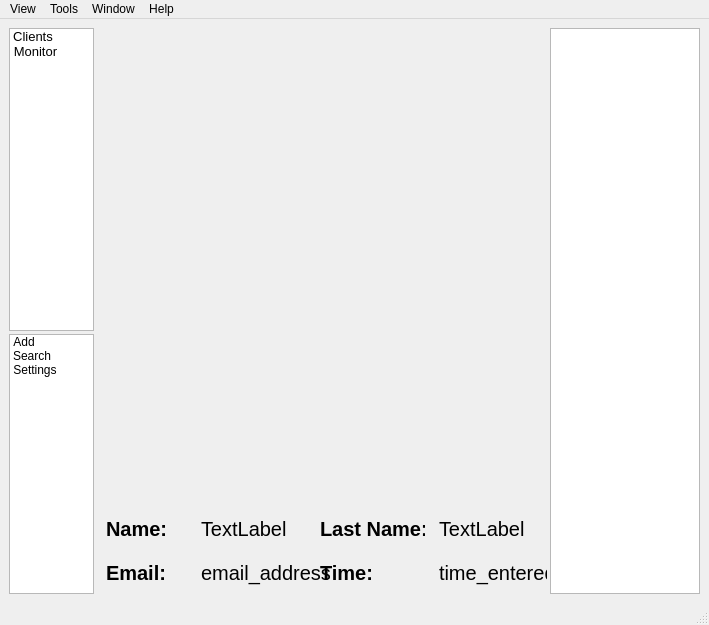
<?xml version="1.0" encoding="UTF-8"?>
<ui version="4.0">
 <class>MainWindow</class>
 <widget class="QMainWindow" name="MainWindow">
  <property name="geometry">
   <rect>
    <x>0</x>
    <y>0</y>
    <width>709</width>
    <height>625</height>
   </rect>
  </property>
  <property name="minimumSize">
   <size>
    <width>0</width>
    <height>600</height>
   </size>
  </property>
  <property name="windowTitle">
   <string>MainWindow</string>
  </property>
  <widget class="QWidget" name="centralwidget">
   <layout class="QHBoxLayout" name="horizontalLayout_2">
    <property name="spacing">
     <number>3</number>
    </property>
    <property name="leftMargin">
     <number>9</number>
    </property>
    <property name="rightMargin">
     <number>9</number>
    </property>
    <property name="bottomMargin">
     <number>9</number>
    </property>
    <item>
     <layout class="QVBoxLayout" name="verticalLayout_12" stretch="1,0">
      <item>
       <widget class="QListWidget" name="listWidget">
        <property name="enabled">
         <bool>true</bool>
        </property>
        <property name="sizePolicy">
         <sizepolicy hsizetype="Expanding" vsizetype="Expanding">
          <horstretch>0</horstretch>
          <verstretch>0</verstretch>
         </sizepolicy>
        </property>
        <property name="minimumSize">
         <size>
          <width>85</width>
          <height>250</height>
         </size>
        </property>
        <property name="maximumSize">
         <size>
          <width>85</width>
          <height>16777215</height>
         </size>
        </property>
        <property name="font">
         <font>
          <pointsize>10</pointsize>
         </font>
        </property>
        <property name="lineWidth">
         <number>1</number>
        </property>
        <property name="sizeAdjustPolicy">
         <enum>QAbstractScrollArea::AdjustToContents</enum>
        </property>
        <property name="editTriggers">
         <set>QAbstractItemView::NoEditTriggers</set>
        </property>
        <property name="tabKeyNavigation">
         <bool>true</bool>
        </property>
        <property name="dragEnabled">
         <bool>false</bool>
        </property>
        <property name="dragDropMode">
         <enum>QAbstractItemView::NoDragDrop</enum>
        </property>
        <property name="defaultDropAction">
         <enum>Qt::IgnoreAction</enum>
        </property>
        <property name="alternatingRowColors">
         <bool>false</bool>
        </property>
        <property name="selectionMode">
         <enum>QAbstractItemView::SingleSelection</enum>
        </property>
        <property name="iconSize">
         <size>
          <width>50</width>
          <height>50</height>
         </size>
        </property>
        <property name="textElideMode">
         <enum>Qt::ElideMiddle</enum>
        </property>
        <property name="movement">
         <enum>QListView::Static</enum>
        </property>
        <property name="isWrapping" stdset="0">
         <bool>true</bool>
        </property>
        <property name="resizeMode">
         <enum>QListView::Fixed</enum>
        </property>
        <property name="spacing">
         <number>14</number>
        </property>
        <property name="viewMode">
         <enum>QListView::IconMode</enum>
        </property>
        <property name="uniformItemSizes">
         <bool>false</bool>
        </property>
        <property name="batchSize">
         <number>100</number>
        </property>
        <property name="wordWrap">
         <bool>true</bool>
        </property>
        <property name="selectionRectVisible">
         <bool>true</bool>
        </property>
        <property name="currentRow">
         <number>-1</number>
        </property>
        <property name="sortingEnabled">
         <bool>false</bool>
        </property>
        <item>
         <property name="text">
          <string>Clients</string>
         </property>
        </item>
        <item>
         <property name="text">
          <string>Monitor</string>
         </property>
        </item>
       </widget>
      </item>
      <item>
       <layout class="QVBoxLayout" name="verticalLayout_11">
        <item>
         <widget class="QListWidget" name="listWidgetSideBar2">
          <property name="minimumSize">
           <size>
            <width>85</width>
            <height>260</height>
           </size>
          </property>
          <property name="maximumSize">
           <size>
            <width>85</width>
            <height>400</height>
           </size>
          </property>
          <property name="font">
           <font>
            <pointsize>9</pointsize>
           </font>
          </property>
          <property name="autoScrollMargin">
           <number>16</number>
          </property>
          <property name="editTriggers">
           <set>QAbstractItemView::NoEditTriggers</set>
          </property>
          <property name="dragDropMode">
           <enum>QAbstractItemView::NoDragDrop</enum>
          </property>
          <property name="defaultDropAction">
           <enum>Qt::IgnoreAction</enum>
          </property>
          <property name="selectionMode">
           <enum>QAbstractItemView::NoSelection</enum>
          </property>
          <property name="iconSize">
           <size>
            <width>45</width>
            <height>45</height>
           </size>
          </property>
          <property name="textElideMode">
           <enum>Qt::ElideLeft</enum>
          </property>
          <property name="movement">
           <enum>QListView::Static</enum>
          </property>
          <property name="spacing">
           <number>16</number>
          </property>
          <property name="viewMode">
           <enum>QListView::IconMode</enum>
          </property>
          <property name="modelColumn">
           <number>0</number>
          </property>
          <property name="wordWrap">
           <bool>true</bool>
          </property>
          <item>
           <property name="text">
            <string>Add</string>
           </property>
          </item>
          <item>
           <property name="text">
            <string>Search</string>
           </property>
          </item>
          <item>
           <property name="text">
            <string>Settings</string>
           </property>
          </item>
         </widget>
        </item>
       </layout>
      </item>
     </layout>
    </item>
    <item>
     <widget class="QStackedWidget" name="stackedWidget">
      <property name="sizePolicy">
       <sizepolicy hsizetype="Expanding" vsizetype="Expanding">
        <horstretch>0</horstretch>
        <verstretch>0</verstretch>
       </sizepolicy>
      </property>
      <property name="minimumSize">
       <size>
        <width>400</width>
        <height>400</height>
       </size>
      </property>
      <property name="currentIndex">
       <number>1</number>
      </property>
      <widget class="QWidget" name="page_Clients">
       <property name="sizePolicy">
        <sizepolicy hsizetype="Expanding" vsizetype="Expanding">
         <horstretch>0</horstretch>
         <verstretch>0</verstretch>
        </sizepolicy>
       </property>
       <layout class="QHBoxLayout" name="horizontalLayout">
        <item>
         <widget class="QTableWidget" name="tableWidget">
          <property name="minimumSize">
           <size>
            <width>300</width>
            <height>0</height>
           </size>
          </property>
          <property name="maximumSize">
           <size>
            <width>1400</width>
            <height>16777215</height>
           </size>
          </property>
          <property name="frameShape">
           <enum>QFrame::StyledPanel</enum>
          </property>
          <property name="lineWidth">
           <number>2</number>
          </property>
          <property name="midLineWidth">
           <number>1</number>
          </property>
          <property name="sizeAdjustPolicy">
           <enum>QAbstractScrollArea::AdjustIgnored</enum>
          </property>
          <property name="editTriggers">
           <set>QAbstractItemView::AnyKeyPressed|QAbstractItemView::DoubleClicked|QAbstractItemView::EditKeyPressed</set>
          </property>
          <property name="showDropIndicator" stdset="0">
           <bool>true</bool>
          </property>
          <property name="dragEnabled">
           <bool>false</bool>
          </property>
          <property name="alternatingRowColors">
           <bool>false</bool>
          </property>
          <property name="gridStyle">
           <enum>Qt::SolidLine</enum>
          </property>
          <property name="sortingEnabled">
           <bool>true</bool>
          </property>
          <property name="cornerButtonEnabled">
           <bool>true</bool>
          </property>
          <property name="rowCount">
           <number>0</number>
          </property>
          <attribute name="horizontalHeaderCascadingSectionResizes">
           <bool>true</bool>
          </attribute>
          <attribute name="horizontalHeaderMinimumSectionSize">
           <number>100</number>
          </attribute>
          <attribute name="horizontalHeaderDefaultSectionSize">
           <number>200</number>
          </attribute>
          <attribute name="horizontalHeaderStretchLastSection">
           <bool>true</bool>
          </attribute>
          <attribute name="verticalHeaderVisible">
           <bool>false</bool>
          </attribute>
          <attribute name="verticalHeaderShowSortIndicator" stdset="0">
           <bool>true</bool>
          </attribute>
          <column>
           <property name="text">
            <string>First Name</string>
           </property>
          </column>
          <column>
           <property name="text">
            <string>Last Name</string>
           </property>
          </column>
          <column>
           <property name="text">
            <string>Email</string>
           </property>
          </column>
          <column>
           <property name="text">
            <string>RFID</string>
           </property>
          </column>
          <column>
           <property name="text">
            <string>Image Path</string>
           </property>
          </column>
         </widget>
        </item>
        <item>
         <layout class="QVBoxLayout" name="verticalLayout" stretch="0,0,0,0,0,0">
          <property name="spacing">
           <number>12</number>
          </property>
          <item alignment="Qt::AlignHCenter">
           <widget class="QLabel" name="labelSettings">
            <property name="minimumSize">
             <size>
              <width>80</width>
              <height>0</height>
             </size>
            </property>
            <property name="maximumSize">
             <size>
              <width>80</width>
              <height>16777215</height>
             </size>
            </property>
            <property name="font">
             <font>
              <pointsize>17</pointsize>
             </font>
            </property>
            <property name="text">
             <string>Options</string>
            </property>
            <property name="alignment">
             <set>Qt::AlignCenter</set>
            </property>
           </widget>
          </item>
          <item>
           <widget class="QListWidget" name="listWidgetOptions1">
            <property name="minimumSize">
             <size>
              <width>105</width>
              <height>400</height>
             </size>
            </property>
            <property name="maximumSize">
             <size>
              <width>105</width>
              <height>400</height>
             </size>
            </property>
            <property name="font">
             <font>
              <pointsize>9</pointsize>
              <bold>false</bold>
             </font>
            </property>
            <property name="editTriggers">
             <set>QAbstractItemView::SelectedClicked</set>
            </property>
            <property name="dragDropMode">
             <enum>QAbstractItemView::NoDragDrop</enum>
            </property>
            <property name="defaultDropAction">
             <enum>Qt::IgnoreAction</enum>
            </property>
            <property name="selectionMode">
             <enum>QAbstractItemView::NoSelection</enum>
            </property>
            <property name="iconSize">
             <size>
              <width>50</width>
              <height>50</height>
             </size>
            </property>
            <property name="textElideMode">
             <enum>Qt::ElideNone</enum>
            </property>
            <property name="movement">
             <enum>QListView::Static</enum>
            </property>
            <property name="resizeMode">
             <enum>QListView::Adjust</enum>
            </property>
            <property name="layoutMode">
             <enum>QListView::SinglePass</enum>
            </property>
            <property name="spacing">
             <number>20</number>
            </property>
            <property name="viewMode">
             <enum>QListView::IconMode</enum>
            </property>
            <property name="uniformItemSizes">
             <bool>true</bool>
            </property>
            <property name="batchSize">
             <number>150</number>
            </property>
            <property name="wordWrap">
             <bool>true</bool>
            </property>
            <property name="selectionRectVisible">
             <bool>true</bool>
            </property>
            <property name="itemAlignment">
             <set>Qt::AlignLeading</set>
            </property>
            <item>
             <property name="text">
              <string>Add</string>
             </property>
            </item>
            <item>
             <property name="text">
              <string>Remove</string>
             </property>
            </item>
            <item>
             <property name="text">
              <string>ReScanTag</string>
             </property>
            </item>
            <item>
             <property name="text">
              <string>HideShow</string>
             </property>
            </item>
           </widget>
          </item>
          <item>
           <spacer name="verticalSpacer">
            <property name="orientation">
             <enum>Qt::Vertical</enum>
            </property>
            <property name="sizeHint" stdset="0">
             <size>
              <width>20</width>
              <height>40</height>
             </size>
            </property>
           </spacer>
          </item>
          <item>
           <widget class="QPushButton" name="pushButtonDbgHistory">
            <property name="text">
             <string>DebugHistory</string>
            </property>
           </widget>
          </item>
          <item alignment="Qt::AlignHCenter">
           <widget class="QPushButton" name="pushButtonSaveData">
            <property name="minimumSize">
             <size>
              <width>90</width>
              <height>0</height>
             </size>
            </property>
            <property name="maximumSize">
             <size>
              <width>90</width>
              <height>16777215</height>
             </size>
            </property>
            <property name="text">
             <string>Save Data</string>
            </property>
           </widget>
          </item>
          <item alignment="Qt::AlignHCenter">
           <widget class="QPushButton" name="pushButtonLoad">
            <property name="minimumSize">
             <size>
              <width>90</width>
              <height>0</height>
             </size>
            </property>
            <property name="maximumSize">
             <size>
              <width>90</width>
              <height>16777215</height>
             </size>
            </property>
            <property name="text">
             <string>Load Data</string>
            </property>
           </widget>
          </item>
         </layout>
        </item>
       </layout>
      </widget>
      <widget class="QWidget" name="page_Monitor">
       <property name="sizePolicy">
        <sizepolicy hsizetype="Expanding" vsizetype="Expanding">
         <horstretch>0</horstretch>
         <verstretch>0</verstretch>
        </sizepolicy>
       </property>
       <layout class="QVBoxLayout" name="verticalLayout_3" stretch="5,0">
        <item>
         <layout class="QVBoxLayout" name="verticalLayout_8">
          <item>
           <layout class="QGridLayout" name="gridLayout">
            <item row="1" column="1">
             <widget class="QLabel" name="LabelReadImage">
              <property name="sizePolicy">
               <sizepolicy hsizetype="Preferred" vsizetype="Preferred">
                <horstretch>1</horstretch>
                <verstretch>1</verstretch>
               </sizepolicy>
              </property>
              <property name="minimumSize">
               <size>
                <width>200</width>
                <height>200</height>
               </size>
              </property>
              <property name="sizeIncrement">
               <size>
                <width>0</width>
                <height>0</height>
               </size>
              </property>
              <property name="text">
               <string/>
              </property>
              <property name="margin">
               <number>0</number>
              </property>
             </widget>
            </item>
            <item row="2" column="1">
             <spacer name="verticalSpacer_2">
              <property name="orientation">
               <enum>Qt::Vertical</enum>
              </property>
              <property name="sizeHint" stdset="0">
               <size>
                <width>20</width>
                <height>40</height>
               </size>
              </property>
             </spacer>
            </item>
            <item row="1" column="2">
             <spacer name="horizontalSpacer_9">
              <property name="orientation">
               <enum>Qt::Horizontal</enum>
              </property>
              <property name="sizeHint" stdset="0">
               <size>
                <width>40</width>
                <height>20</height>
               </size>
              </property>
             </spacer>
            </item>
            <item row="1" column="0">
             <spacer name="horizontalSpacer_10">
              <property name="orientation">
               <enum>Qt::Horizontal</enum>
              </property>
              <property name="sizeHint" stdset="0">
               <size>
                <width>40</width>
                <height>20</height>
               </size>
              </property>
             </spacer>
            </item>
            <item row="0" column="1">
             <spacer name="verticalSpacer_3">
              <property name="orientation">
               <enum>Qt::Vertical</enum>
              </property>
              <property name="sizeHint" stdset="0">
               <size>
                <width>20</width>
                <height>40</height>
               </size>
              </property>
             </spacer>
            </item>
           </layout>
          </item>
         </layout>
        </item>
        <item>
         <layout class="QVBoxLayout" name="verticalLayout_2">
          <property name="spacing">
           <number>20</number>
          </property>
          <item>
           <layout class="QHBoxLayout" name="horizontalLayout_3" stretch="0,0,0,0,0,0">
            <item>
             <spacer name="horizontalSpacer">
              <property name="orientation">
               <enum>Qt::Horizontal</enum>
              </property>
              <property name="sizeHint" stdset="0">
               <size>
                <width>40</width>
                <height>20</height>
               </size>
              </property>
             </spacer>
            </item>
            <item>
             <widget class="QLabel" name="labelName">
              <property name="minimumSize">
               <size>
                <width>75</width>
                <height>0</height>
               </size>
              </property>
              <property name="maximumSize">
               <size>
                <width>100</width>
                <height>16777215</height>
               </size>
              </property>
              <property name="font">
               <font>
                <pointsize>15</pointsize>
                <bold>true</bold>
               </font>
              </property>
              <property name="text">
               <string>Name:</string>
              </property>
              <property name="indent">
               <number>0</number>
              </property>
             </widget>
            </item>
            <item>
             <widget class="QLabel" name="labelReadName">
              <property name="minimumSize">
               <size>
                <width>221</width>
                <height>0</height>
               </size>
              </property>
              <property name="font">
               <font>
                <pointsize>15</pointsize>
               </font>
              </property>
              <property name="text">
               <string>TextLabel</string>
              </property>
              <property name="indent">
               <number>0</number>
              </property>
             </widget>
            </item>
            <item>
             <widget class="QLabel" name="labelLastName">
              <property name="minimumSize">
               <size>
                <width>105</width>
                <height>0</height>
               </size>
              </property>
              <property name="maximumSize">
               <size>
                <width>100</width>
                <height>16777215</height>
               </size>
              </property>
              <property name="font">
               <font>
                <pointsize>15</pointsize>
                <bold>true</bold>
               </font>
              </property>
              <property name="text">
               <string>Last Name:</string>
              </property>
              <property name="indent">
               <number>0</number>
              </property>
             </widget>
            </item>
            <item>
             <widget class="QLabel" name="labelReadLastName">
              <property name="minimumSize">
               <size>
                <width>150</width>
                <height>0</height>
               </size>
              </property>
              <property name="font">
               <font>
                <pointsize>15</pointsize>
               </font>
              </property>
              <property name="text">
               <string>TextLabel</string>
              </property>
              <property name="margin">
               <number>0</number>
              </property>
              <property name="indent">
               <number>0</number>
              </property>
             </widget>
            </item>
            <item>
             <spacer name="horizontalSpacer_3">
              <property name="orientation">
               <enum>Qt::Horizontal</enum>
              </property>
              <property name="sizeHint" stdset="0">
               <size>
                <width>40</width>
                <height>20</height>
               </size>
              </property>
             </spacer>
            </item>
           </layout>
          </item>
          <item>
           <layout class="QHBoxLayout" name="horizontalLayout_4" stretch="0,0,0,0,0,0">
            <item>
             <spacer name="horizontalSpacer_2">
              <property name="orientation">
               <enum>Qt::Horizontal</enum>
              </property>
              <property name="sizeHint" stdset="0">
               <size>
                <width>40</width>
                <height>20</height>
               </size>
              </property>
             </spacer>
            </item>
            <item>
             <widget class="QLabel" name="labelEmail">
              <property name="minimumSize">
               <size>
                <width>75</width>
                <height>0</height>
               </size>
              </property>
              <property name="maximumSize">
               <size>
                <width>100</width>
                <height>16777215</height>
               </size>
              </property>
              <property name="font">
               <font>
                <pointsize>15</pointsize>
                <bold>true</bold>
               </font>
              </property>
              <property name="text">
               <string>Email:</string>
              </property>
             </widget>
            </item>
            <item>
             <widget class="QLabel" name="labelReadEmail">
              <property name="minimumSize">
               <size>
                <width>221</width>
                <height>0</height>
               </size>
              </property>
              <property name="font">
               <font>
                <pointsize>15</pointsize>
               </font>
              </property>
              <property name="text">
               <string>email_address</string>
              </property>
             </widget>
            </item>
            <item>
             <widget class="QLabel" name="labelTime">
              <property name="minimumSize">
               <size>
                <width>105</width>
                <height>0</height>
               </size>
              </property>
              <property name="maximumSize">
               <size>
                <width>100</width>
                <height>16777215</height>
               </size>
              </property>
              <property name="font">
               <font>
                <pointsize>15</pointsize>
                <bold>true</bold>
               </font>
              </property>
              <property name="text">
               <string>Time:</string>
              </property>
              <property name="indent">
               <number>0</number>
              </property>
             </widget>
            </item>
            <item>
             <widget class="QLabel" name="labelReadTime">
              <property name="minimumSize">
               <size>
                <width>150</width>
                <height>0</height>
               </size>
              </property>
              <property name="font">
               <font>
                <pointsize>15</pointsize>
               </font>
              </property>
              <property name="text">
               <string>time_entered</string>
              </property>
              <property name="indent">
               <number>0</number>
              </property>
             </widget>
            </item>
            <item>
             <spacer name="horizontalSpacer_4">
              <property name="orientation">
               <enum>Qt::Horizontal</enum>
              </property>
              <property name="sizeHint" stdset="0">
               <size>
                <width>40</width>
                <height>20</height>
               </size>
              </property>
             </spacer>
            </item>
           </layout>
          </item>
         </layout>
        </item>
       </layout>
      </widget>
     </widget>
    </item>
    <item>
     <widget class="QListWidget" name="listWidgetHistory">
      <property name="minimumSize">
       <size>
        <width>150</width>
        <height>0</height>
       </size>
      </property>
      <property name="maximumSize">
       <size>
        <width>300</width>
        <height>16777215</height>
       </size>
      </property>
      <property name="editTriggers">
       <set>QAbstractItemView::NoEditTriggers</set>
      </property>
      <property name="defaultDropAction">
       <enum>Qt::IgnoreAction</enum>
      </property>
      <property name="wordWrap">
       <bool>true</bool>
      </property>
      <property name="sortingEnabled">
       <bool>false</bool>
      </property>
     </widget>
    </item>
   </layout>
  </widget>
  <widget class="QMenuBar" name="menubar">
   <property name="geometry">
    <rect>
     <x>0</x>
     <y>0</y>
     <width>709</width>
     <height>23</height>
    </rect>
   </property>
   <property name="defaultUp">
    <bool>false</bool>
   </property>
   <property name="nativeMenuBar">
    <bool>false</bool>
   </property>
   <widget class="QMenu" name="menuHelp">
    <property name="title">
     <string>Help</string>
    </property>
    <widget class="QMenu" name="menuTechnical_Support">
     <property name="title">
      <string>Technical Support</string>
     </property>
     <addaction name="actionGithub_source"/>
     <addaction name="actionReadMe"/>
     <addaction name="actionDeveloper"/>
     <addaction name="actionLicense"/>
    </widget>
    <addaction name="actionContents"/>
    <addaction name="separator"/>
    <addaction name="menuTechnical_Support"/>
    <addaction name="actionContents_2"/>
   </widget>
   <widget class="QMenu" name="menuView">
    <property name="title">
     <string>View</string>
    </property>
    <addaction name="actionShow_Left_Sidebar"/>
    <addaction name="actionShow_Right_Sidebar"/>
   </widget>
   <widget class="QMenu" name="menuTools">
    <property name="title">
     <string>Tools</string>
    </property>
    <addaction name="actionAdd_New_Client"/>
    <addaction name="actionMonitor"/>
    <addaction name="actionSearch"/>
   </widget>
   <widget class="QMenu" name="menuWindow">
    <property name="title">
     <string>Window</string>
    </property>
    <addaction name="actionFull_Screen"/>
    <addaction name="actionNormal"/>
    <addaction name="actionMinimize"/>
   </widget>
   <addaction name="menuView"/>
   <addaction name="menuTools"/>
   <addaction name="menuWindow"/>
   <addaction name="menuHelp"/>
  </widget>
  <widget class="QStatusBar" name="statusbar">
   <property name="sizeGripEnabled">
    <bool>true</bool>
   </property>
  </widget>
  <action name="actionClients">
   <property name="text">
    <string>Clients</string>
   </property>
  </action>
  <action name="actionClients_2">
   <property name="text">
    <string>Clients</string>
   </property>
  </action>
  <action name="actionsdf">
   <property name="text">
    <string>sdf</string>
   </property>
  </action>
  <action name="actionContents">
   <property name="icon">
    <iconset theme="help-browser">
     <normaloff>.</normaloff>.</iconset>
   </property>
   <property name="text">
    <string>Contents</string>
   </property>
  </action>
  <action name="actionContents_2">
   <property name="text">
    <string>Report Bug...</string>
   </property>
  </action>
  <action name="actionFull_Screen">
   <property name="icon">
    <iconset theme="view-fullscreen">
     <normaloff>.</normaloff>.</iconset>
   </property>
   <property name="text">
    <string>Full Screen</string>
   </property>
  </action>
  <action name="actionMinimize">
   <property name="icon">
    <iconset theme="zoom-out">
     <normaloff>.</normaloff>.</iconset>
   </property>
   <property name="text">
    <string>Minimize</string>
   </property>
  </action>
  <action name="actionMonitor">
   <property name="icon">
    <iconset theme="video-display">
     <normaloff>.</normaloff>.</iconset>
   </property>
   <property name="text">
    <string>Monitor</string>
   </property>
  </action>
  <action name="actionAdd_New_Client">
   <property name="icon">
    <iconset theme="list-add">
     <normaloff>.</normaloff>.</iconset>
   </property>
   <property name="text">
    <string>Add New Client</string>
   </property>
  </action>
  <action name="actionShow_Left_Sidebar">
   <property name="checkable">
    <bool>true</bool>
   </property>
   <property name="checked">
    <bool>true</bool>
   </property>
   <property name="icon">
    <iconset theme="go-first">
     <normaloff>.</normaloff>.</iconset>
   </property>
   <property name="text">
    <string>Show Left Sidebar</string>
   </property>
  </action>
  <action name="actionShow_Right_Sidebar">
   <property name="checkable">
    <bool>true</bool>
   </property>
   <property name="checked">
    <bool>true</bool>
   </property>
   <property name="icon">
    <iconset theme="go-last">
     <normaloff>.</normaloff>.</iconset>
   </property>
   <property name="text">
    <string>Show History Sidebar</string>
   </property>
  </action>
  <action name="actionsearch">
   <property name="checkable">
    <bool>false</bool>
   </property>
   <property name="checked">
    <bool>false</bool>
   </property>
   <property name="text">
    <string>search</string>
   </property>
   <property name="iconText">
    <string>search</string>
   </property>
   <property name="menuRole">
    <enum>QAction::TextHeuristicRole</enum>
   </property>
  </action>
  <action name="actionNormal">
   <property name="icon">
    <iconset theme="view-restore">
     <normaloff>.</normaloff>.</iconset>
   </property>
   <property name="text">
    <string>Normal</string>
   </property>
  </action>
  <action name="actionSearch">
   <property name="icon">
    <iconset theme="edit-find">
     <normaloff>.</normaloff>.</iconset>
   </property>
   <property name="text">
    <string>Search</string>
   </property>
  </action>
  <action name="actionGithub_source">
   <property name="text">
    <string>Github SourceCode</string>
   </property>
  </action>
  <action name="actionReadMe">
   <property name="text">
    <string>ReadMe...</string>
   </property>
  </action>
  <action name="actionDeveloper">
   <property name="text">
    <string>About Developer...</string>
   </property>
  </action>
  <action name="actionLicense">
   <property name="text">
    <string>License...</string>
   </property>
  </action>
 </widget>
 <resources/>
 <connections/>
</ui>
